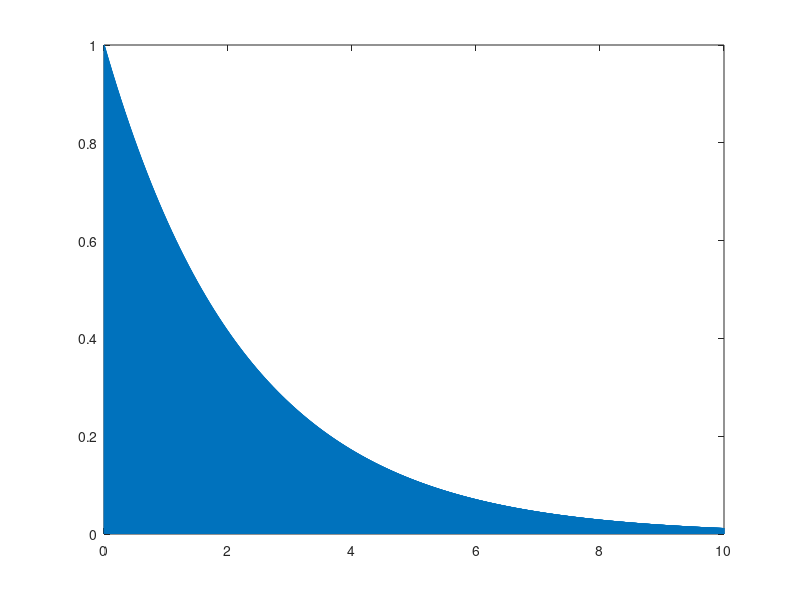

The MATLAB source for this figure:
%
% $Id$
%
fc=44100;
sinc=1/fc;
dur=10;
T=[0:sinc:dur-sinc];
R=0.99999;
freq=233;
L=round(fc/freq); %ritardo di L campioni
X=zeros(length(T), 1);
X(L+10)=1;
Y=zeros(length(T), 1);
Y(1:L)=X(1:L);
for(k=L+1:length(T))
	Y(k)=X(k)+((R^L)*Y(k-L));
end

figure(1, 'visible', 'off');
plot(T, Y)
